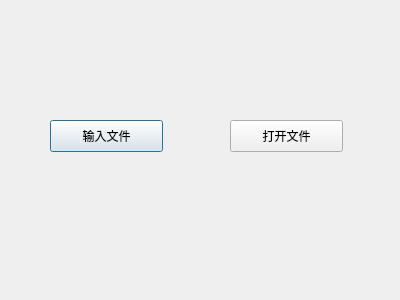
<?xml version="1.0" encoding="UTF-8"?>
<ui version="4.0">
 <class>LoginDialog</class>
 <widget class="QDialog" name="LoginDialog">
  <property name="geometry">
   <rect>
    <x>0</x>
    <y>0</y>
    <width>400</width>
    <height>300</height>
   </rect>
  </property>
  <property name="windowTitle">
   <string>Dialog</string>
  </property>
  <widget class="QPushButton" name="loginBtn">
   <property name="geometry">
    <rect>
     <x>50</x>
     <y>120</y>
     <width>113</width>
     <height>32</height>
    </rect>
   </property>
   <property name="text">
    <string>输入文件</string>
   </property>
  </widget>
  <widget class="QPushButton" name="exitBtn">
   <property name="geometry">
    <rect>
     <x>230</x>
     <y>120</y>
     <width>113</width>
     <height>32</height>
    </rect>
   </property>
   <property name="text">
    <string>打开文件</string>
   </property>
  </widget>
 </widget>
 <resources/>
 <connections/>
</ui>
